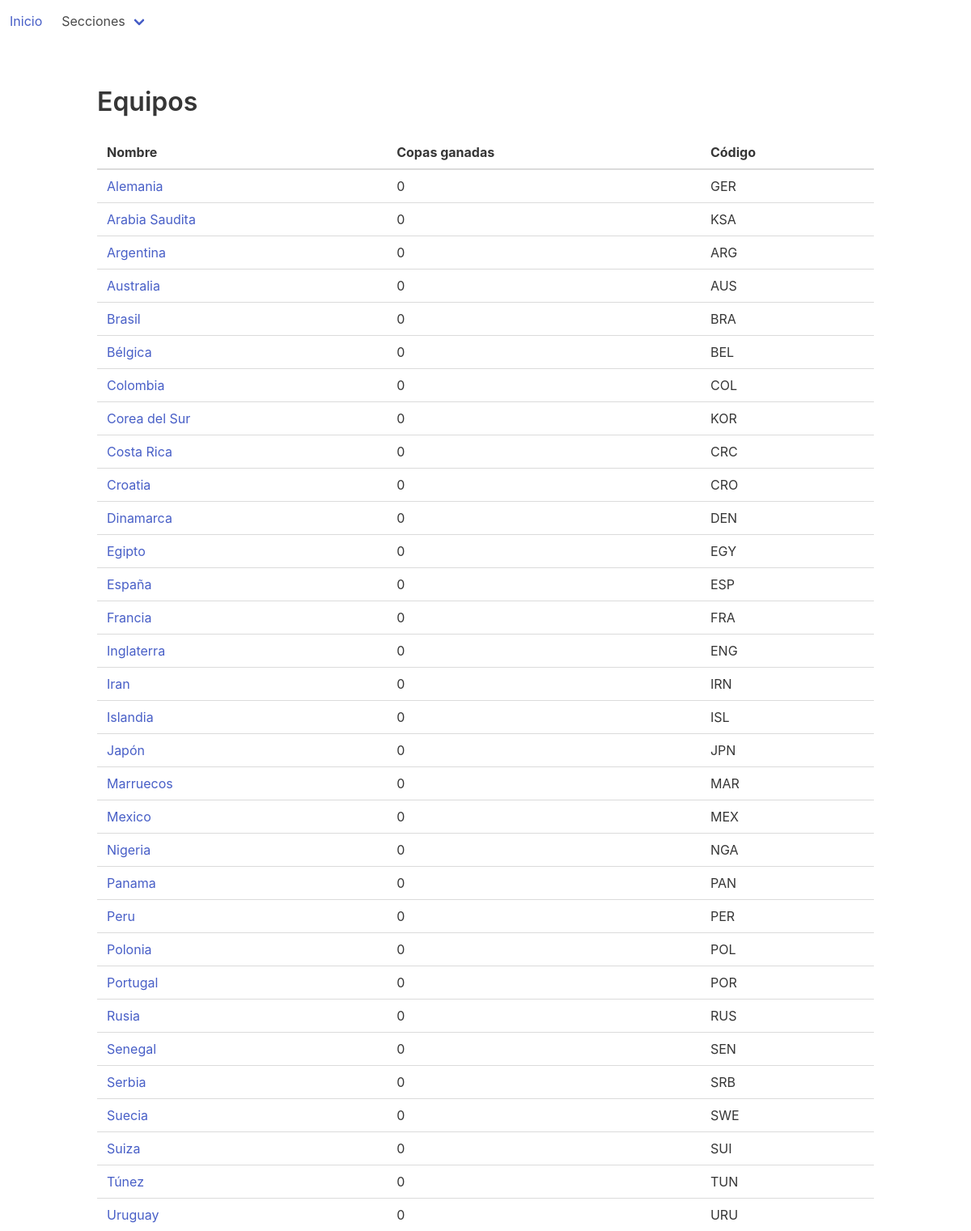
Page /dashboard/teams on the earlier database version.
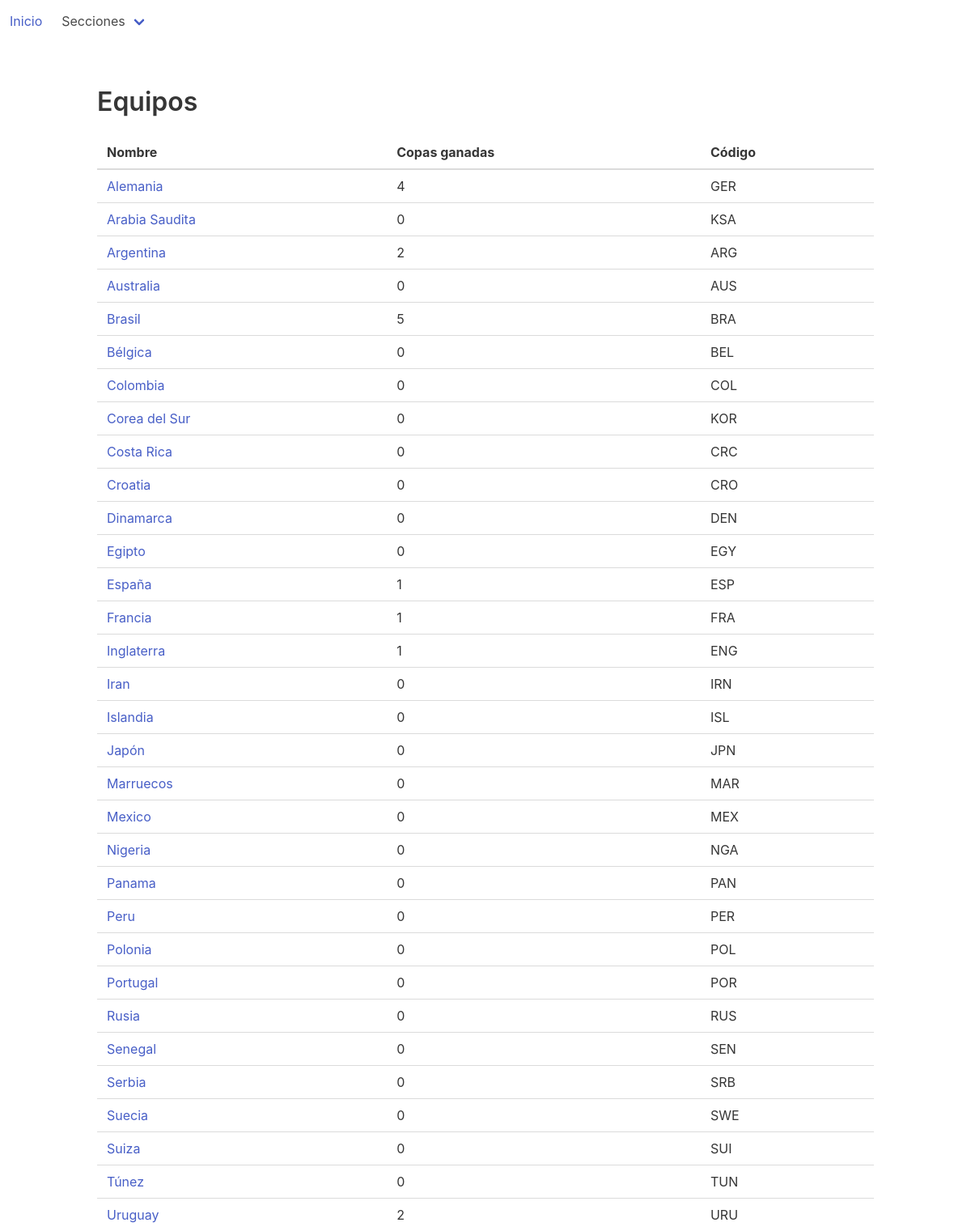
Same page on the later database version.
### dashboard/models.py (models this page shows, shortened)
class Team(models.Model):
    name = models.CharField(max_length=32)
    code = models.CharField(max_length=32)
    cups = models.IntegerField(default=0)
    finals = models.IntegerField(default=0)
    semifinals = models.IntegerField(default=0)
    class Meta:
        ordering = ["name"]

### dashboard/views.py (the view)
class TeamListView(ListView):
    model = Team

### templates/dashboard/team_list.html (shortened to what this page needs)
{% extends 'base.html' %}
{% block content %}
    <h1 class="title">Equipos</h1>
    <table class="table">
        <thead>
        <tr>
            <th>Nombre</th>
            <th>Copas ganadas </th>
            <th>Código</th>
        </tr>
        </thead>
        <tbody>
        {% for team in team_list %}
            <tr>
                <td><a href="{% url 'team-detail' team.pk %}">{{ team.name }}</a></td>
                <td>{{ team.cups }}</td>
                <td>{{ team.code }}</td>
            </tr>
        {% endfor %}
        </tbody>
    </table>
{% endblock %}

Differences in the rows shown:
changed Team "Alemania": cups "0" → "4"
changed Team "Argentina": cups "0" → "2"
changed Team "Brasil": cups "0" → "5"
changed Team "España": cups "0" → "1"
changed Team "Francia": cups "0" → "1"
changed Team "Inglaterra": cups "0" → "1"
changed Team "Uruguay": cups "0" → "2"
